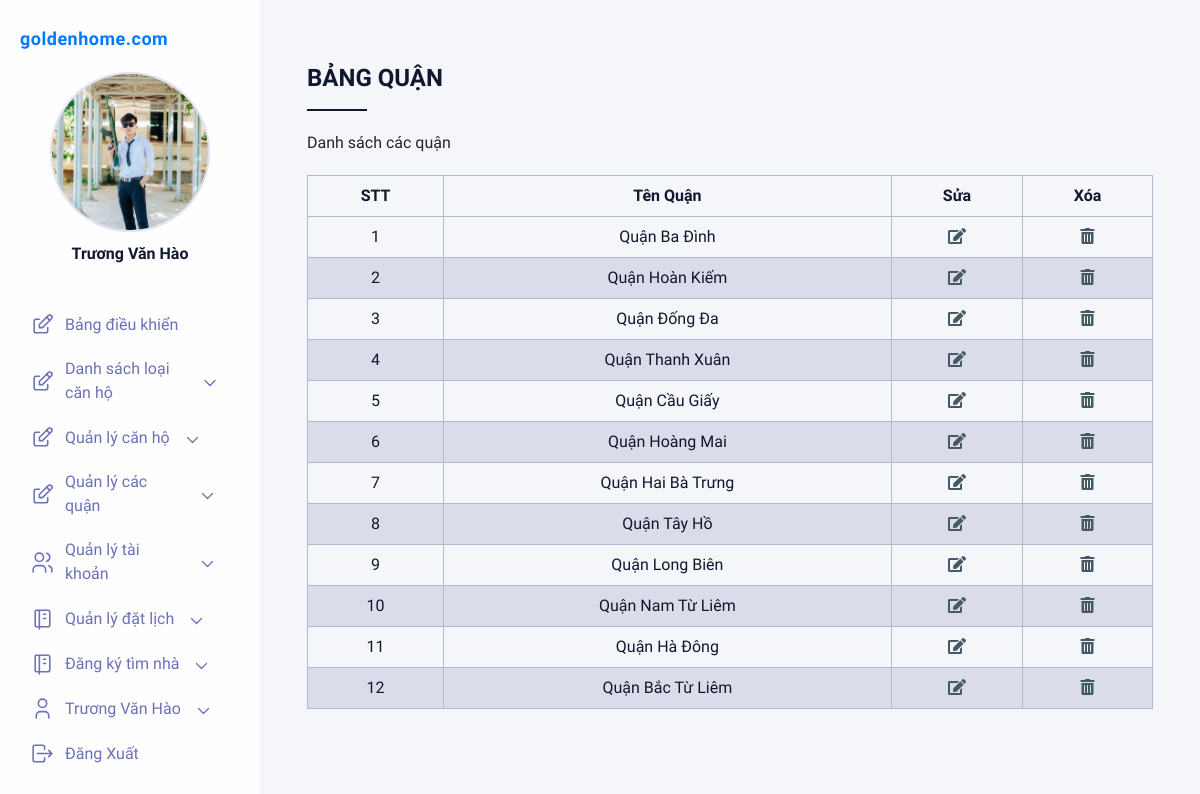
The page /admin/?ctrl=quan&act=index (signed in) on the database its author committed.
### tables this page shows
CREATE TABLE `quan`  (
  `ma_quan` int(12) NOT NULL AUTO_INCREMENT COMMENT 'mã quận',
  `ten_quan` varchar(20) NOT NULL COMMENT 'Tên quận',
  PRIMARY KEY (`ma_quan`) USING BTREE
);

### system/database.php (called while the page is built, shortened)
<?php
function getConnection()
{
    $opt = array(PDO::MYSQL_ATTR_INIT_COMMAND => "SET NAMES utf8", PDO::ATTR_ERRMODE => PDO::ERRMODE_EXCEPTION);
    $conn = new PDO('mysql:host=' . HOST_DB . ';dbname=' . NAME_DB, USER_DB, PASS_DB, $opt);
    return $conn;
}
function query($sql)
{
    $conn = getConnection();
    $result = $conn->query($sql);
    return $result;
}

### admin/models/quan.php (called while the page is built, shortened)
<?php
require_once "../system/database.php";
function getalllquan(){
          $sql="SELECT * FROM quan";
          return query($sql);
}
?>

### admin/view/quan-index.php (the view)
<div class="right__title">Bảng Quận</div>
<div class="right__table">
    <p class="right__tableTitle">Danh sách các quận</p>
    <div class="right__tableWrapper">
        <table>
            <thead>
                <tr>
                    <th>STT</th>
                    <th style="text-align: center;">Tên Quận</th>
                    <th>Sửa</th>
                    <th>Xóa</th>
                </tr>
            </thead>
            <tbody>
            <?php foreach($ds as $stt => $ds) {
                $stt+=1;
                ?>
                <tr>
                    <td><?=$stt?></td>
                    <td><?=$ds["ten_quan"]?></td>
                    <td>
                        <a href="/admin/?ctrl=quan&act=edit&ma_quan=<?=$ds['ma_quan']?>" style="color: #455A64;"><i class="fas fa-edit"></i></a>
                    </td>
                    <td>
                    <a href="javascript:Delete('?ctrl=quan&act=delete&ma_quan=<?=$ds['ma_quan']?>')" style="color: #455A64;"><i class="fas fa-trash-alt"></i></a>
                    </td>
                </tr>
            <?php }?>
            </tbody>
        </table>
    </div>
</div>

### admin/view/css/main.css (style rules this page uses)
* { margin: 0; padding: 0; list-style: none; border: 0; -webkit-tap-highlight-color: transparent; text-decoration: none; color: inherit; box-sizing: border-box; }
body { font-family: "Muli", sans-serif; background-color: #E2DFF2; }
.right__title { color: #10182F; font-size: 24px; font-weight: bold; text-transform: uppercase; position: relative; padding-bottom: 15px; margin-bottom: 20px; }
.right__title:before { content: ''; position: absolute; width: 60px; height: 2px; background-color: #10182F; bottom: 0; }
.right__tableTitle { margin-bottom: 20px; }
.right table { border-collapse: collapse; width: 100%; margin-bottom: 10px; }
.right table td, .right table th { border: 1px solid #b2b9ce; text-align: left; padding: 8px; color: #10182F; }
.right table tr:nth-child(even) { background-color: #dadce9; }
.right table th { text-align: center; }
.right table td { text-align: center; }

### rows shown on the page
quan: ten_quan "Quận Ba Đình"
quan: ten_quan "Quận Hoàn Kiếm"
quan: ten_quan "Quận Đống Đa"
quan: ten_quan "Quận Thanh Xuân"
quan: ten_quan "Quận Cầu Giấy"
quan: ten_quan "Quận Hoàng Mai"
quan: ten_quan "Quận Hai Bà Trưng"
quan: ten_quan "Quận Tây Hồ"
quan: ten_quan "Quận Long Biên"
quan: ten_quan "Quận Nam Từ Liêm"
quan: ten_quan "Quận Hà Đông"
quan: ten_quan "Quận Bắc Từ Liêm"

### other values the page prints
$_SESSION['user'] "Trương Văn Hào"
